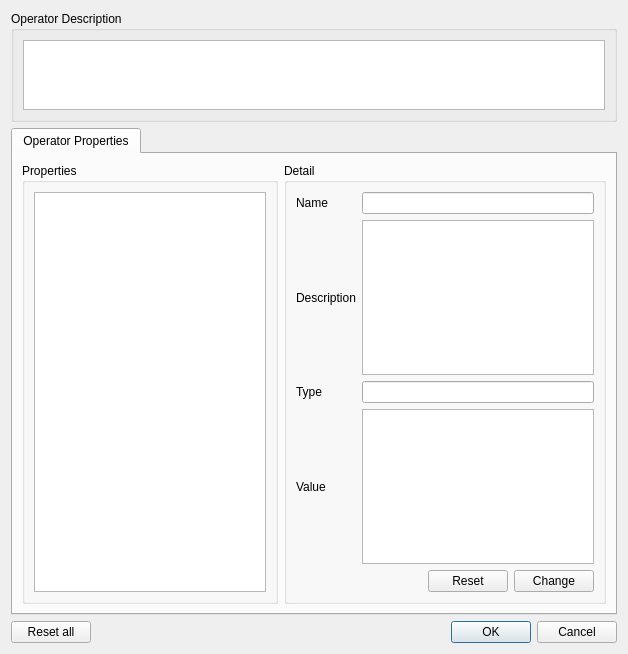
<?xml version="1.0" encoding="UTF-8"?>
<ui version="4.0">
 <class>QOperatorDiag</class>
 <widget class="QWidget" name="QOperatorDiag">
  <property name="geometry">
   <rect>
    <x>0</x>
    <y>0</y>
    <width>628</width>
    <height>654</height>
   </rect>
  </property>
  <property name="minimumSize">
   <size>
    <width>0</width>
    <height>300</height>
   </size>
  </property>
  <property name="windowTitle">
   <string>Form</string>
  </property>
  <layout class="QGridLayout" name="gridLayout_2">
   <item row="0" column="0" colspan="2">
    <widget class="QGroupBox" name="operatorGroupBox">
     <property name="maximumSize">
      <size>
       <width>16777215</width>
       <height>150</height>
      </size>
     </property>
     <property name="title">
      <string>Operator Description</string>
     </property>
     <layout class="QGridLayout" name="gridLayout_3">
      <item row="0" column="0">
       <widget class="QTextBrowser" name="opDescription"/>
      </item>
     </layout>
    </widget>
   </item>
   <item row="1" column="0" colspan="2">
    <widget class="QTabWidget" name="tabWidget">
     <widget class="QWidget" name="propertiesTab">
      <attribute name="title">
       <string>Operator Properties</string>
      </attribute>
      <layout class="QGridLayout" name="gridLayout">
       <item row="0" column="0">
        <widget class="QGroupBox" name="propertiesGroupBox">
         <property name="title">
          <string>Properties</string>
         </property>
         <layout class="QGridLayout" name="gridLayout_5">
          <item row="0" column="0">
           <widget class="QListView" name="dataView"/>
          </item>
         </layout>
        </widget>
       </item>
       <item row="0" column="1">
        <widget class="QGroupBox" name="configBox">
         <property name="title">
          <string>Detail</string>
         </property>
         <layout class="QGridLayout" name="gridLayout_6">
          <item row="4" column="1">
           <layout class="QHBoxLayout" name="horizontalLayout_2">
            <item>
             <spacer name="horizontalSpacer_2">
              <property name="orientation">
               <enum>Qt::Horizontal</enum>
              </property>
              <property name="sizeHint" stdset="0">
               <size>
                <width>40</width>
                <height>20</height>
               </size>
              </property>
             </spacer>
            </item>
            <item>
             <widget class="QPushButton" name="resetThisButton">
              <property name="minimumSize">
               <size>
                <width>80</width>
                <height>0</height>
               </size>
              </property>
              <property name="maximumSize">
               <size>
                <width>80</width>
                <height>16777215</height>
               </size>
              </property>
              <property name="text">
               <string>Reset</string>
              </property>
             </widget>
            </item>
            <item>
             <widget class="QPushButton" name="modifyDataButton">
              <property name="minimumSize">
               <size>
                <width>80</width>
                <height>0</height>
               </size>
              </property>
              <property name="maximumSize">
               <size>
                <width>80</width>
                <height>16777215</height>
               </size>
              </property>
              <property name="text">
               <string>Change</string>
              </property>
             </widget>
            </item>
           </layout>
          </item>
          <item row="3" column="0">
           <widget class="QLabel" name="label_5">
            <property name="text">
             <string>Value</string>
            </property>
           </widget>
          </item>
          <item row="0" column="0">
           <widget class="QLabel" name="label_6">
            <property name="text">
             <string>Name</string>
            </property>
           </widget>
          </item>
          <item row="2" column="1">
           <widget class="QLineEdit" name="propertyType"/>
          </item>
          <item row="1" column="0">
           <widget class="QLabel" name="label_7">
            <property name="text">
             <string>Description</string>
            </property>
           </widget>
          </item>
          <item row="1" column="1">
           <widget class="QTextBrowser" name="propertyDes"/>
          </item>
          <item row="2" column="0">
           <widget class="QLabel" name="label_8">
            <property name="text">
             <string>Type</string>
            </property>
           </widget>
          </item>
          <item row="3" column="1">
           <widget class="QTextBrowser" name="propertyValue"/>
          </item>
          <item row="0" column="1">
           <widget class="QLineEdit" name="propertyName"/>
          </item>
         </layout>
        </widget>
       </item>
      </layout>
     </widget>
    </widget>
   </item>
   <item row="2" column="0">
    <layout class="QHBoxLayout" name="horizontalLayout_5">
     <item>
      <widget class="QPushButton" name="resetAllButton">
       <property name="text">
        <string>Reset all</string>
       </property>
      </widget>
     </item>
     <item>
      <spacer name="horizontalSpacer">
       <property name="orientation">
        <enum>Qt::Horizontal</enum>
       </property>
       <property name="sizeHint" stdset="0">
        <size>
         <width>40</width>
         <height>20</height>
        </size>
       </property>
      </spacer>
     </item>
    </layout>
   </item>
   <item row="2" column="1">
    <widget class="QDialogButtonBox" name="confirmationButtonBox">
     <property name="standardButtons">
      <set>QDialogButtonBox::Cancel|QDialogButtonBox::Ok</set>
     </property>
    </widget>
   </item>
  </layout>
 </widget>
 <resources/>
 <connections/>
</ui>
